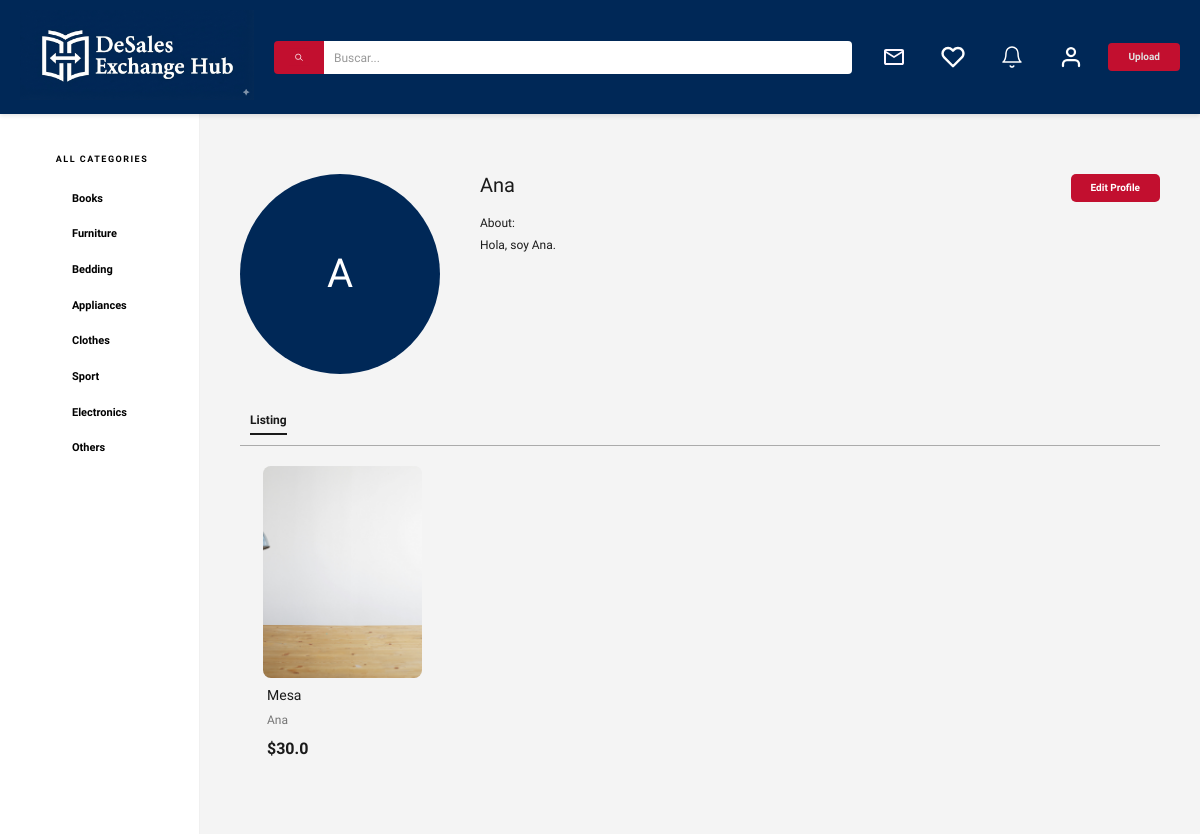
Before: /profile (signed in) with the older database file.
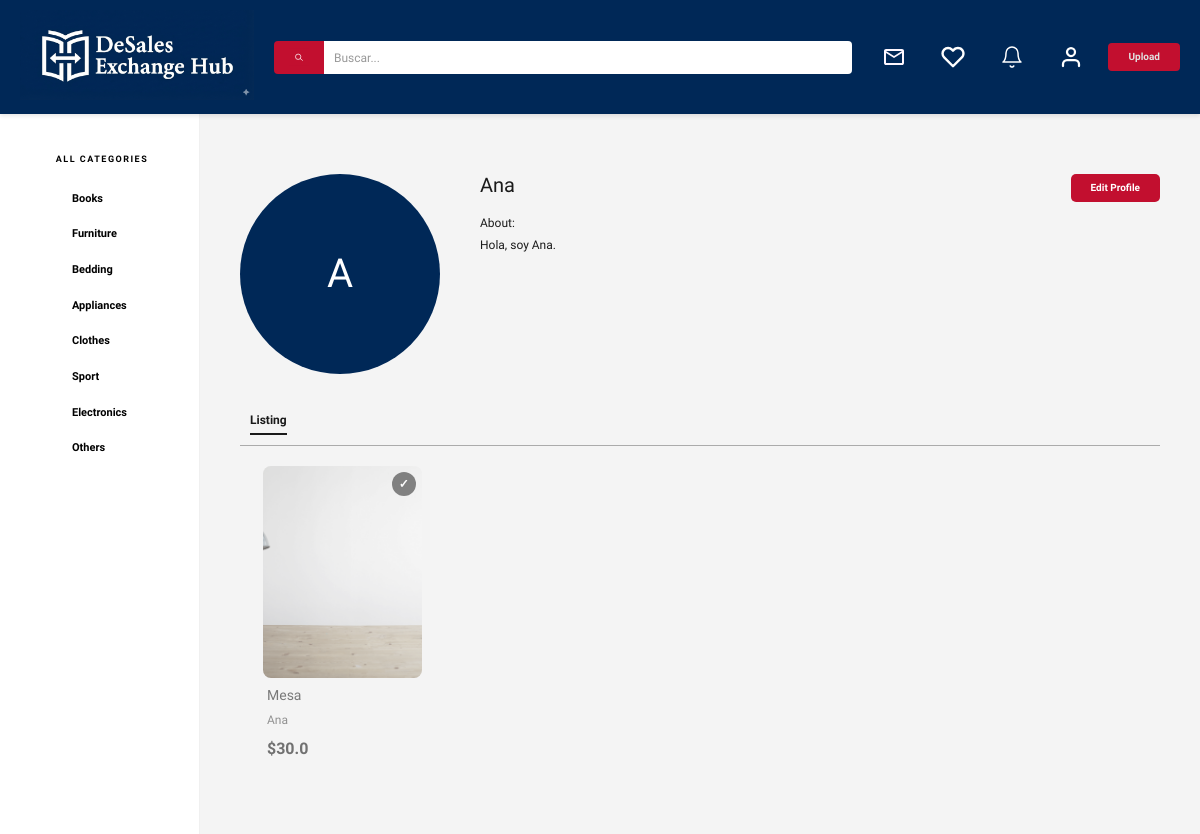
After: the same page with the newer database file.
### models.py (models this page shows, shortened)
class Item(db.Model):
    id = db.Column(db.Integer, primary_key = True, autoincrement = True)
    name = db.Column(db.String(50), nullable = False)
    description = db.Column(db.String(400), nullable = False)
    price = db.Column(db.Float, nullable = False)
    category = db.Column(db.String(20), nullable = False)
    created_at = db.Column(db.DateTime, nullable = False, default = db.func.current_timestamp())
    user_id = db.Column(db.Integer, db.ForeignKey('user.id'), nullable = False)
    estado = db.Column(db.String(20), nullable = False, default = "Activo")
    images = db.relationship('ItemImage', backref='item', lazy=True)
    favorited_by = db.relationship('User', secondary='favorite', back_populates='favorite_items', lazy=True)
    @property
    def image_url(self):
        if self.images:
            return self.images[0].image_url
        return "img/default.jpg" # Fallback image

class User(db.Model):
    id = db.Column(db.Integer, primary_key = True)
    username = db.Column(db.String(20), unique = False, nullable = False)
    email = db.Column(db.String(120), unique = True, nullable = False)
    password = db.Column(db.String(255), nullable = False)
    is_active = db.Column(db.Boolean, default=False, nullable=False)
    items = db.relationship('Item', backref = 'owner', lazy = True)
    favorite_items = db.relationship('Item', secondary='favorite', back_populates='favorited_by', lazy=True)
    country = db.Column(db.String(20), nullable = True, default = "")
    city = db.Column(db.String(20), nullable = True, default = "")
    description = db.Column(db.String(400), nullable = True, default = "")
    photo_url = db.Column(db.String(200), nullable = True, default = "")

class ItemImage(db.Model):
    id = db.Column(db.Integer, primary_key=True)
    image_url = db.Column(db.String(200), nullable=False)
    item_id = db.Column(db.Integer, db.ForeignKey('item.id'), nullable=False)

### app.py (the view)
@app.route("/profile")
def profile():
    user = get_current_user_from_session()
    if not user:
        return redirect(url_for("login"))
    return render_template('user/profile.html', user=user)

### app.py (called while the page is built, shortened)
def get_current_user_from_session():
    user_id = session.get("user_id")
    if user_id is not None:
        user = db.session.get(User, user_id)
        if user:
            session["user_id"] = user.id
            session["username"] = user.username
            return user

### templates/user/profile.html (shortened to what this page needs)
{% extends 'base.html' %}
{% block content %}
<div class="profile-page">
    <div class="profile-header">
        <div class="profile-avatar-container">
            {% if user.photo_url %}
                <img src="{{ url_for('static', filename=user.photo_url) }}" alt="{{ user.username }}" class="profile-avatar">
            {% else %}
                <div class="profile-avatar-placeholder">
                    {{ user.username[0].upper() }}
                </div>
            {% endif %}
        </div>
        <div class="profile-info">
            <h1 class="profile-name">{{ user.username }}</h1>
            <div class="profile-about">
                <h3>About:</h3>
                <p>{{ user.description if user.description else "" }}</p>
            </div>
        </div>
        <div class="profile-actions">
            {% if session.get('user_id') == user.id %}
                <a href="{{ url_for('edit_profile') }}" class="edit-profile-btn">Edit Profile</a>
            {% endif %}
        </div>
    </div>
    <div class="profile-tabs">
        <div class="tab active">Listing</div>
    </div>
    <div class="profile-separator"></div>
    <div class="contenedor">
        {% for item in user.items %}
            <div class="contenedor-item{% if item.estado|lower == 'comprado' %} comprado{% endif %}">
                <a href="{{ url_for('item', item_id=item.id) }}" class="item-imagen-container">
                    <img class="item-imagen" src="{{ url_for('static', filename=item.image_url) }}" alt="{{ item.name }}" loading="lazy">
                </a>
                <div class="item-info">
                    <div class="item-header">
                        <h2 class="item-nombre">{{ item.name }}</h2>
                    </div>
                    <div class="item-details">
                        <p class="item-owner">{{ user.username }}</p>
                    </div>
                    <p class="item-precio">${{ item.price }}</p>
                </div>
            </div>
        {% else %}
            <p class="no-items">No items listed yet.</p>
        {% endfor %}
    </div>
</div>
{% endblock %}

Changed rows visible on the page:
changed Item "Mesa": estado "Activo" → "comprado" (drawn)
